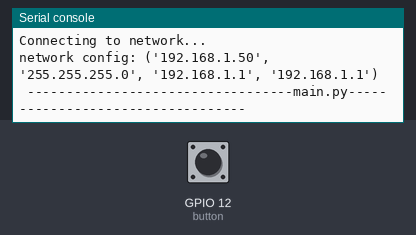
The program below on a simulated ESP32 board running MicroPython. Shown: the last lines printed to the serial console. The test bench sets the inputs (shaded band); at power-on: GPIO 12 (button) HIGH. WiFi joins after 1.5 s; values from a settings file that is not in the repository are placeholders; web requests get an empty 200 reply after 0.4 s; a WiFi scan finds one network, HomeNet.

Above: at 4.7 s.
4.8 s: GPIO 12 (button) pulled LOW for 0.15 s
At 6.1 s:
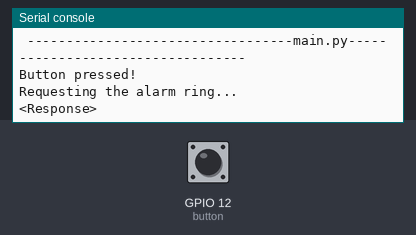
6.4 s: GPIO 12 (button) pulled LOW for 1 s
At 8.2 s:
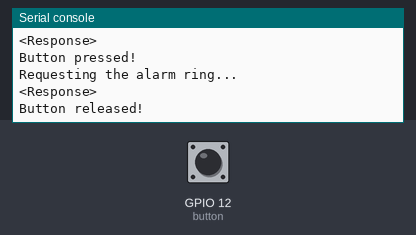

The program:

main.py
```python
print(" ----------------------------------main.py---------------------------------- ")
import urequests
import machine
import time


button = machine.Pin(12, machine.Pin.IN, machine.Pin.PULL_UP)
while True:
    first = button.value()
    time.sleep(0.01) # debounce time
    second = button.value()
    if first and not second:
        print('Button pressed!')

        # request the alarm ring
        print('Requesting the alarm ring...')
        base_url = "http://192.168.1.246:8000" # PC
        base_url = "http://192.168.1.240:8000" # Smartphone Novo
        base_url = "http://192.168.1.31:8000" # Smartphone Velho
        print(urequests.post(f"{base_url}/alarm"))
    elif not first and second:
        print('Button released!')
```

boot.py
```python
print(" ----------------------------------boot.py----------------------------------")
import network

import config

if config.INSTALL_PACKAGES:
    import upip


def do_connect():
    wlan = network.WLAN(network.STA_IF)
    wlan.active(True)
    print(wlan.scan())
    if not wlan.isconnected():
        print('Connecting to network...')
        wlan.connect(config.SSID, config.PASSWORD)
        while not wlan.isconnected():
            pass
    print(f'network config: {wlan.ifconfig()}')

if config.TURN_ON_WIFI:
    do_connect()

if config.INSTALL_PACKAGES:
    upip.install("pystone_lowmem")
    
```

Measured:
- after the input at 4.8 s, the serial console: prints a new line at once (image 1)
- after the input at 6.4 s, the serial console: prints a new line after 1.0 s (image 2)
